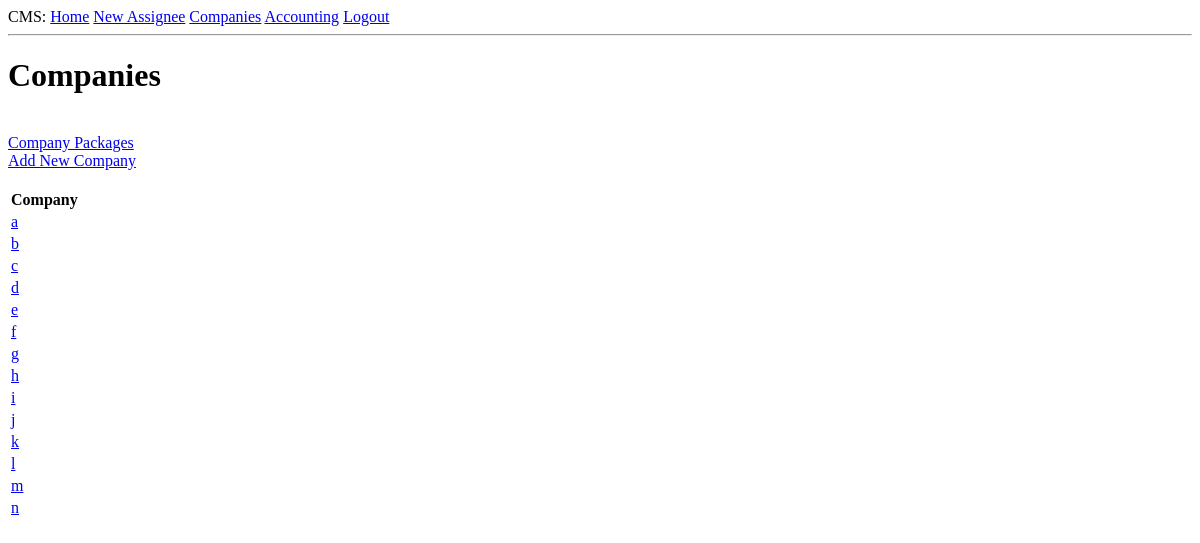
Page /companies (signed in) on the earlier database version.
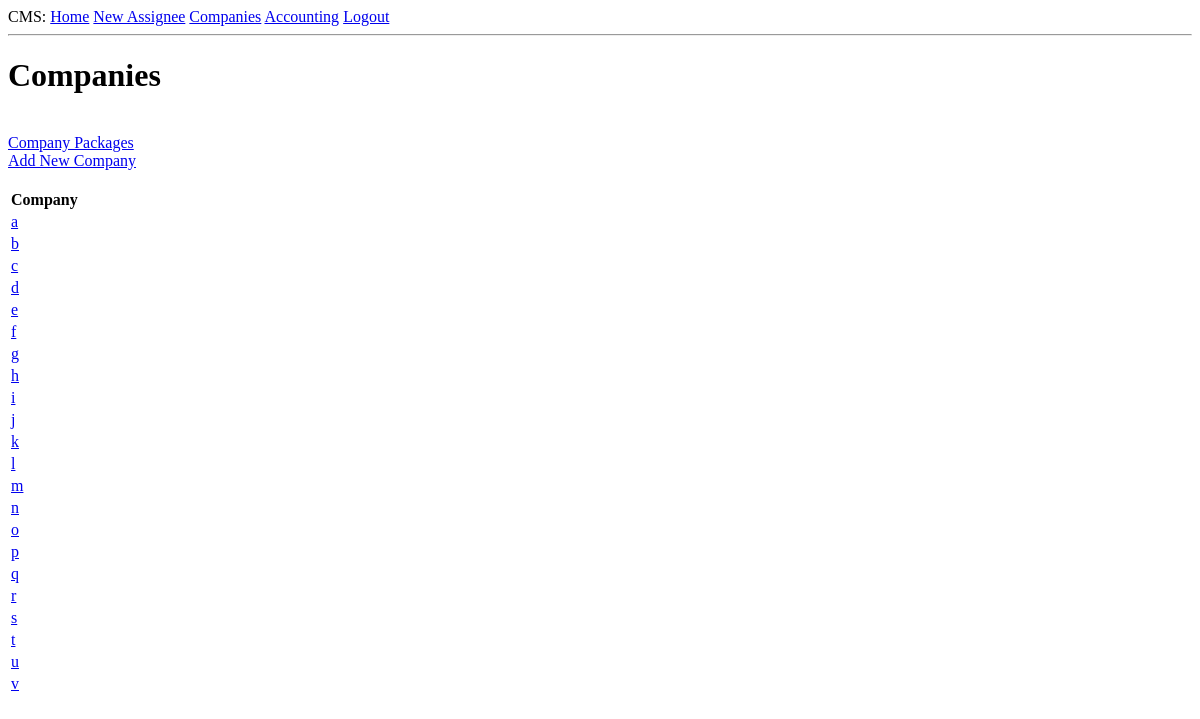
Same page on the later database version.
### app/models.py (models this page shows, shortened)
class Company(db.Model):
    id: so.Mapped[int] = so.mapped_column(primary_key=True)
    name: so.Mapped[str] = so.mapped_column(sa.String(100), index=True, unique=True)
    contact: so.Mapped[str] = so.mapped_column(sa.String(256))
    notes: so.Mapped[Optional[str]] = so.mapped_column(sa.String(1064))
    assignees: so.Mapped[List["Assignee"]] = so.relationship(back_populates="company", cascade="all, delete-orphan")
    company_packages: so.Mapped[List["CompanyPackage"]] = so.relationship(back_populates="company")

### app/routes.py (the view)
@app.route("/companies", methods=["GET"])
@login_required
def companies():
    companies = Company.query.all()
    '''[
        {"name":"Facebook"},
        {"name": "Apple"},
        {"name": "Amazon"},
        {"name": "Netflix"},
        {"name": "Google"}
    ]'''
    return render_template("companies.html", companies=companies)

### app/models.py (called while the page is built)
@login.user_loader
def load_user(id):
    return db.session.get(User, int(id))

### app/templates/companies.html
{% extends "base.html" %}
{% block content %}
<h1>Companies</h1><br>
<a href="{{url_for('view_company_packages')}} ">Company Packages</a><br>
<a href="{{url_for('add_company')}} ">Add New Company</a><br><br>
    <table>
        <tr>
            <th>Company</th>
        </tr>
        {% for company in companies %}
            <tr>
                <td><a href="{{url_for('view_company', company_name=company.name)}}">{{ company.name }}</a> </td>
            </tr>
        {% endfor %}
    </table>
{% endblock %}

Differences in the rows shown:
added Company: name "o"
added Company: name "p"
added Company: name "q"
added Company: name "r"
added Company: name "s"
added Company: name "t"
added Company: name "u"
added Company: name "v"
